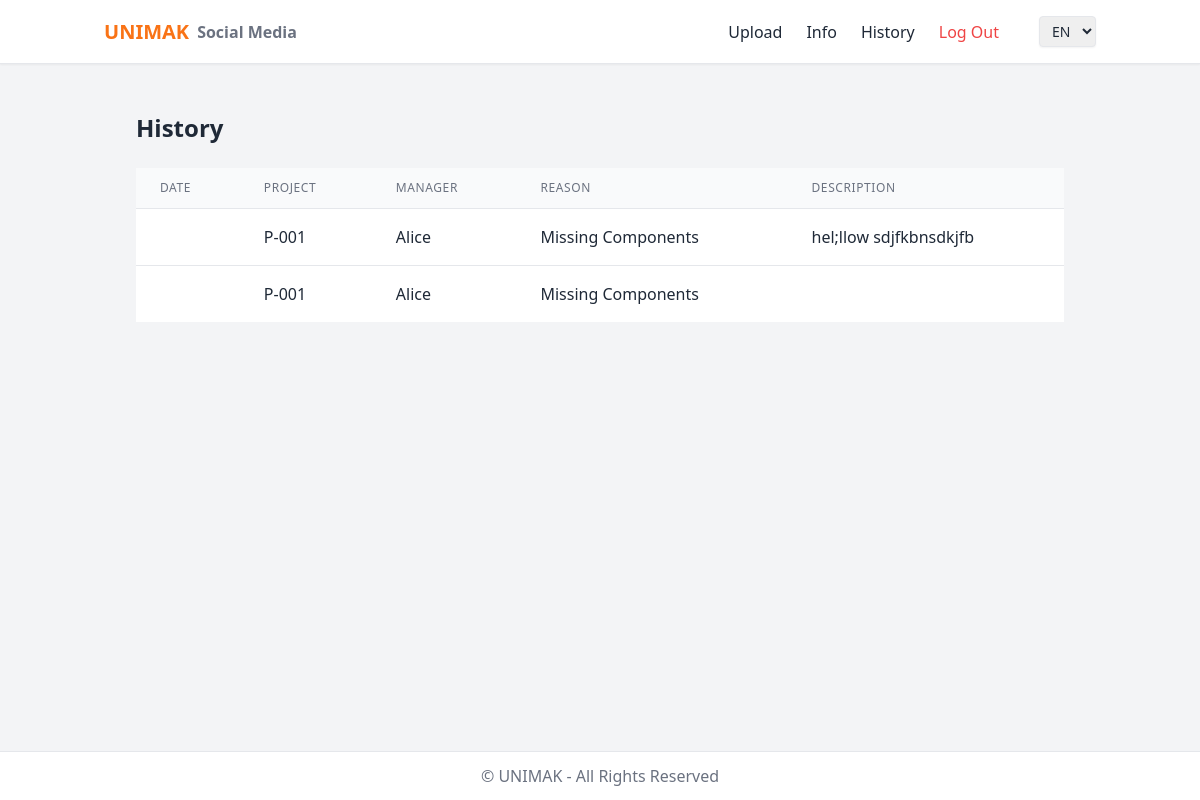
Page /history (signed in) on the earlier database version.
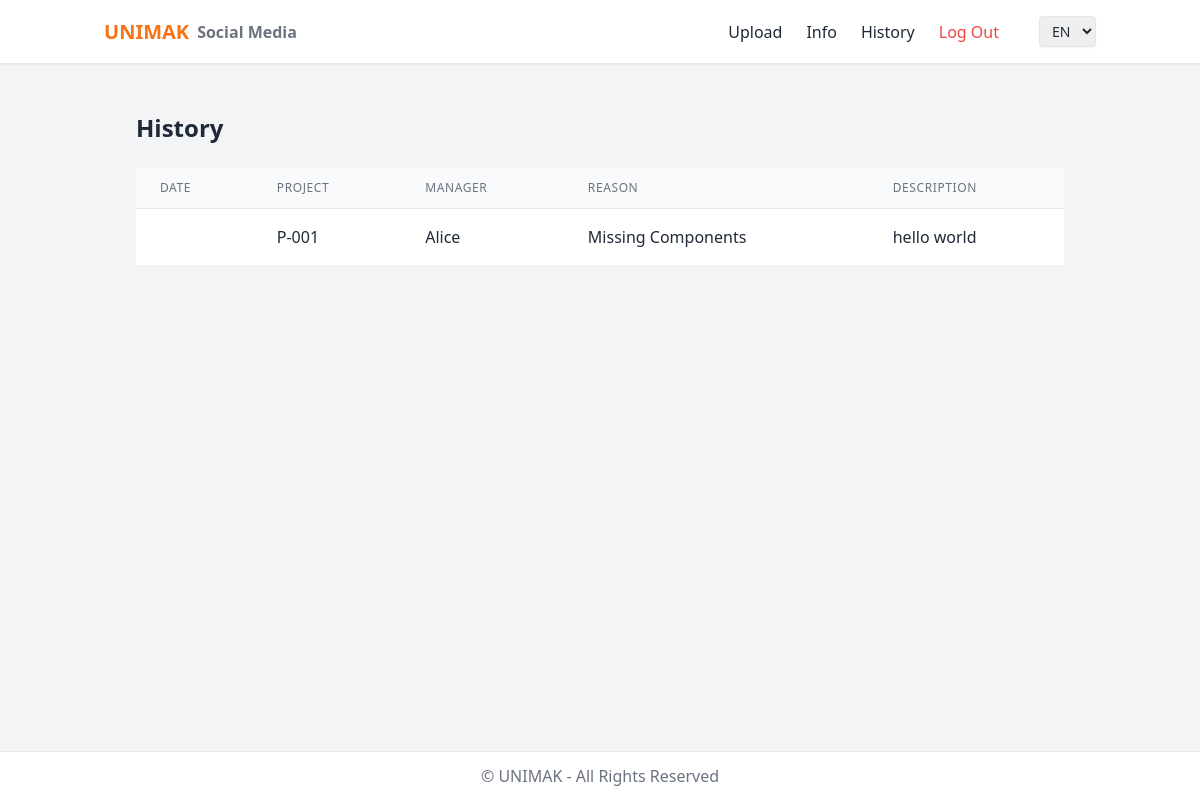
Same page on the later database version.
### tables this page shows
CREATE TABLE problem_steps (
    id INTEGER PRIMARY KEY AUTOINCREMENT,
    problem_id INTEGER NOT NULL,
    step_number INTEGER NOT NULL,
    df_filename TEXT NOT NULL,           -- e.g., df_1.xlsx, df_2.xlsx
    created_at TIMESTAMP DEFAULT CURRENT_TIMESTAMP,
    FOREIGN KEY(problem_id) REFERENCES problems(id)
);

CREATE TABLE projects (
    id INTEGER PRIMARY KEY AUTOINCREMENT,
    project_number TEXT NOT NULL UNIQUE,
    manager_id INTEGER NOT NULL,
    customer_id INTEGER NOT NULL,
    quantity INTEGER NOT NULL,
    machine_type TEXT NOT NULL,
    machine_top_group TEXT NOT NULL,
    FOREIGN KEY (manager_id) REFERENCES managers(id),
    FOREIGN KEY (customer_id) REFERENCES customers(id)
);

CREATE TABLE managers (
    id INTEGER PRIMARY KEY AUTOINCREMENT,
    manager_name TEXT NOT NULL UNIQUE
);

CREATE TABLE problems (
    id INTEGER PRIMARY KEY AUTOINCREMENT,
    project_id INTEGER NOT NULL,
    df_number TEXT UNIQUE NOT NULL,       -- latest df report
    recorder_id INTEGER NOT NULL,
    reason TEXT NOT NULL,
    description TEXT,
    photos_id TEXT,
    status TEXT DEFAULT 'open',           -- open / closed
    record_date TIMESTAMP DEFAULT CURRENT_TIMESTAMP,
    FOREIGN KEY(project_id) REFERENCES projects(id)
);

### app.py (the view)
@app.route("/history", methods=["GET"])
@login_required
def history():
    rows = db.execute("""
        SELECT ps.df_filename, p.project_number, m.manager_name, pr.reason, pr.description, pr.photos_id, ps.created_at
        FROM problem_steps ps
        JOIN problems pr ON ps.problem_id = pr.id
        JOIN projects p ON pr.project_id = p.id
        JOIN managers m ON p.manager_id = m.id
        ORDER BY ps.created_at DESC
    """)
    t = get_translations()
    return render_template("history.html", data=rows, t=t)

### app.py (called while the page is built)
@app.after_request
def after_request(response):
    response.headers["Cache-Control"] = "no-cache, no-store, must-revalidate"
    response.headers["Expires"] = 0
    response.headers["Pragma"] = "no-cache"
    return response

### helpers.py (called while the page is built)
def login_required(f):
    @wraps(f)
    def decorated_function(*args, **kwargs):
        if session.get("user_id") is None:
            return redirect("/login")
        return f(*args, **kwargs)
    return decorated_function

def get_translations():
    lang = session.get("language", "en")  # default English
    return translations.get(lang, translations["en"])

### templates/history.html (shortened to what this page needs)
{% extends "layout.html" %}
{% block main %}
<div class="p-6 max-w-6xl mx-auto">
    <h1 class="text-2xl font-bold mb-6" data-translate="history.title">Project History</h1>
    <table class="min-w-full divide-y divide-gray-200">
        <thead class="bg-gray-50">
            <tr>
                <th class="px-6 py-3 text-left text-xs font-medium text-gray-500 uppercase tracking-wider" data-translate="history.columns.date">Date</th>
                <th class="px-6 py-3 text-left text-xs font-medium text-gray-500 uppercase tracking-wider" data-translate="history.columns.project">Project</th>
                <th class="px-6 py-3 text-left text-xs font-medium text-gray-500 uppercase tracking-wider" data-translate="history.columns.manager">Manager</th>
                <th class="px-6 py-3 text-left text-xs font-medium text-gray-500 uppercase tracking-wider" data-translate="history.columns.reason">Reason</th>
                <th class="px-6 py-3 text-left text-xs font-medium text-gray-500 uppercase tracking-wider" data-translate="history.columns.description">Description</th>
            </tr>
        </thead>
        <tbody class="bg-white divide-y divide-gray-200">
            {% for row in data %}
            <tr>
                <td class="px-6 py-4 whitespace-nowrap">{{ row.record_date }}</td>
                <td class="px-6 py-4 whitespace-nowrap">{{ row.project_number }}</td>
                <td class="px-6 py-4 whitespace-nowrap">{{ row.manager_name }}</td>
                <td class="px-6 py-4 whitespace-nowrap">{{ row.reason }}</td>
                <td class="px-6 py-4 whitespace-nowrap">{{ row.description }}</td>
            </tr>
            {% endfor %}
        </tbody>
    </table>
</div>
{% endblock %}

### templates/layout.html (shortened to what this page needs)
<!DOCTYPE html>
<html lang="en">
<head>
    <script src="https://cdn.tailwindcss.com"></script>
</head>
<body class="flex flex-col min-h-screen bg-gray-100 text-gray-800">
    <nav class="bg-white border-b shadow-sm">
        <div class="container mx-auto flex flex-wrap items-center justify-between p-4 gap-6">
            <a href="/" class="flex items-center font-bold text-xl">
                <span class="text-orange-500">U</span>
                <span class="text-orange-500">N</span>
                <span class="text-orange-500">I</span>
                <span class="text-orange-500">M</span>
                <span class="text-orange-500">A</span>
                <span class="text-orange-500">K</span>
                <small class="ml-2 text-gray-500" data-translate="nav.brand">Social Media</small>
            </a>
            <div class="hidden md:flex md:items-center md:gap-6 ml-auto">
                {% if session["user_id"] %}
                    <a href="/upload" class="hover:text-orange-600" data-translate="nav.upload">Upload</a>
                    <a href="/info" class="hover:text-orange-600" data-translate="nav.info">Info</a>
                    <a href="/history" class="hover:text-orange-600" data-translate="nav.history">History</a>
                    <a href="/logout" class="text-red-500 hover:text-red-600" data-translate="nav.logout">Log Out</a>
                {% else %}
                    <a href="/register" class="hover:text-orange-600" data-translate="nav.register">Register</a>
                    <a href="/login" class="hover:text-orange-600" data-translate="nav.login">Log In</a>
                {% endif %}
                <select id="languageSelect" class="ml-4 px-2 py-1 border rounded shadow-sm text-sm">
                    <option value="en">EN</option>
                </select>
            </div>
        </div>
    </nav>
    <main class="container mx-auto flex-1 p-6">
        {% block main %}{% endblock %}
    </main>
    <footer class="bg-white border-t text-center text-gray-500 py-3">
        &copy; {{ current_year }} UNIMAK - All Rights Reserved
    </footer>
</body>
</html>

Differences in the rows shown:
no longer on this page (row unchanged): problem_steps: project_number "P-001", manager_name "Alice", reason "Missing Components", description "hel;llow sdjfkbnsdkjfb"
no longer on this page (row unchanged): problem_steps: project_number "P-001", manager_name "Alice", reason "Missing Components"
added problem_steps: project_number "P-001", manager_name "Alice", reason "Missing Components", description "hello world"
